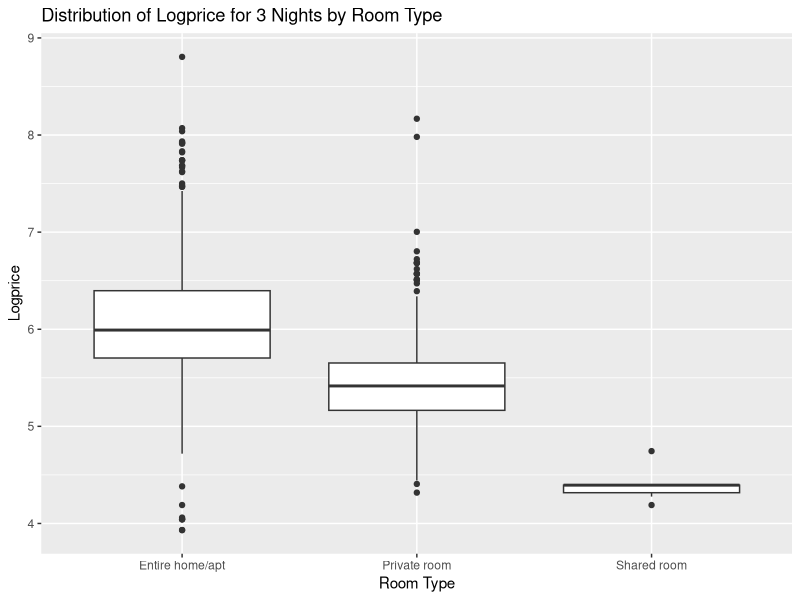
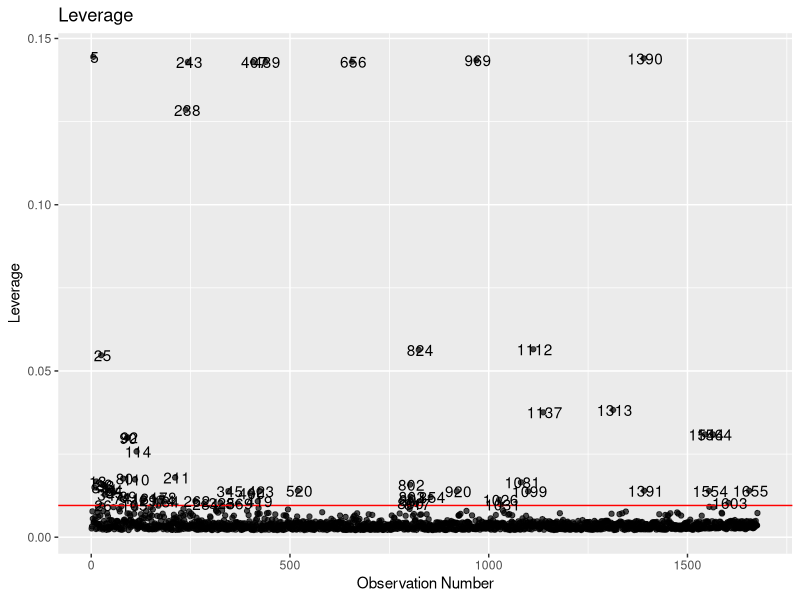
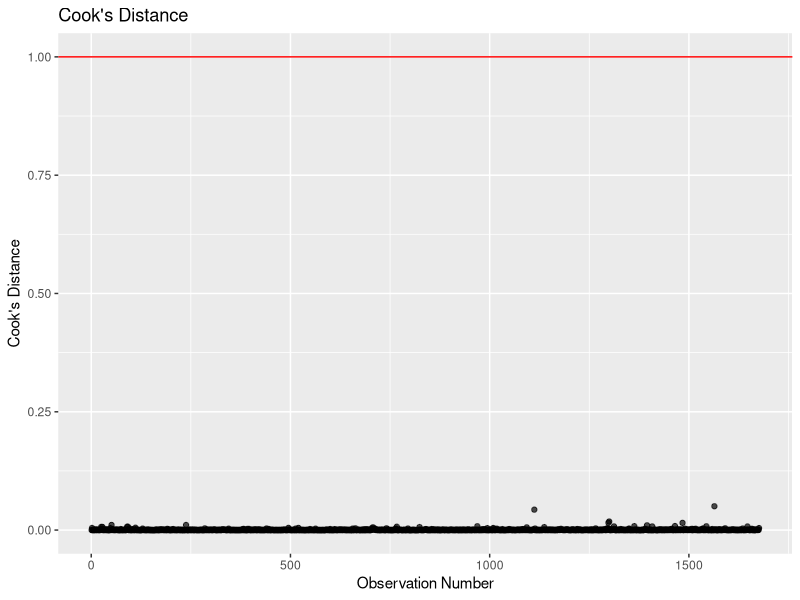
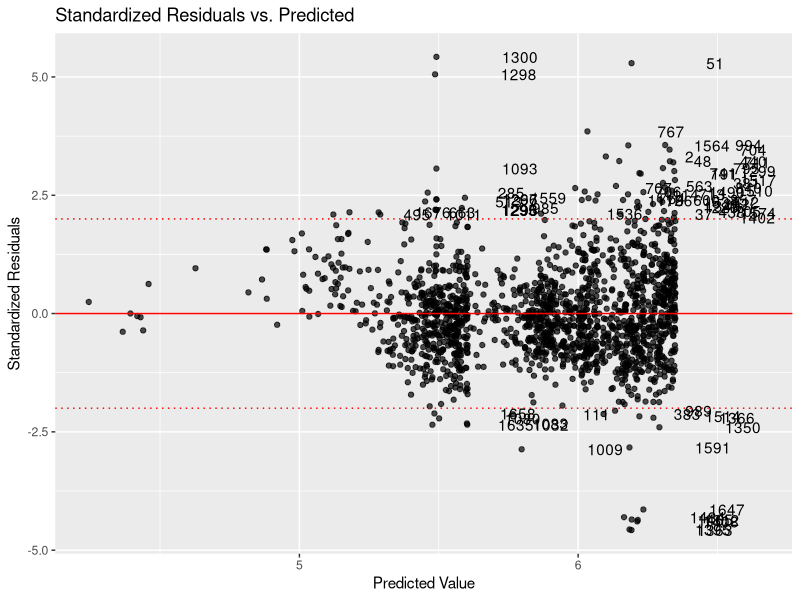
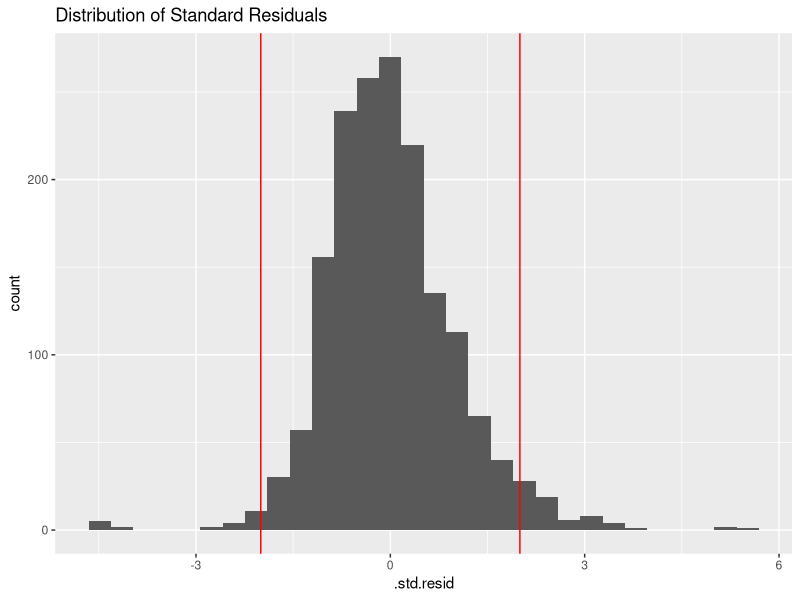

Reproduce these figures in R, in order.
## ---- chunk 1
knitr::opts_chunk$set(echo = TRUE,
                      warning=FALSE,
                      message=FALSE)
## ---- chunk 2
library(tidyverse)
library(broom)
library(knitr) 
library(rms)
## ---- chunk 3
airbnb_mod <- read_csv("data/airbnb_mod.csv")
## ---- chunk 4
airbnb_mod <- airbnb_mod %>%
  filter(!is.na(price_3_nights), !is.na(prop_type_simp), !is.na(room_type), !is.na(number_of_reviews), !is.na(review_scores_rating)) %>%
  mutate(log_price_3 = log(price_3_nights))
## ---- chunk 5
logprice_model <- lm(log_price_3 ~ prop_type_simp + number_of_reviews + review_scores_rating, data = airbnb_mod)
kable(tidy(logprice_model, conf.int = TRUE, level = 0.95),digits=5)
## ---- chunk 6
logprice_model_full <- lm(log_price_3 ~ prop_type_simp + number_of_reviews + review_scores_rating + room_type, data = airbnb_mod)
kable(tidy(logprice_model_full, conf.int = TRUE, level = 0.95),digits=5)
## ---- chunk 7
ggplot(data = airbnb_mod, mapping = aes(x = room_type, y = log_price_3)) + geom_boxplot() + labs(title = "Distribution of Logprice for 3 Nights by Room Type", x = "Room Type", y = "Logprice")
## ---- chunk 8
reduced <- lm(log_price_3 ~ prop_type_simp + number_of_reviews + review_scores_rating, data = airbnb_mod)

full <- lm(log_price_3 ~ prop_type_simp + number_of_reviews + review_scores_rating + room_type, data = airbnb_mod)

kable(anova(reduced, full), format="markdown", digits = 3)
## ---- chunk 9
price_output <- augment(logprice_model_full) %>%
  mutate(obs_num = row_number())

price_output %>%
  slice(1:5)
## ---- chunk 10
leverage_threshold <- 2*(7+1)/nrow(airbnb_mod)

ggplot(data = price_output, aes(x = obs_num,y = .hat)) + 
  geom_point(alpha = 0.7) + 
  geom_hline(yintercept = leverage_threshold,color = "red")+
  labs(x = "Observation Number",y = "Leverage",title = "Leverage") +
  geom_text(aes(label=ifelse(.hat > leverage_threshold, as.character(obs_num), "")), nudge_x = 4)
## ---- chunk 11
price_output %>%
  filter(.hat > leverage_threshold) %>%
  nrow()
## ---- chunk 12
ggplot(data = price_output, aes(x = obs_num, y = .cooksd)) + 
  geom_point(alpha = 0.7) + 
  geom_hline(yintercept=1,color = "red")+
  labs(x= "Observation Number",y = "Cook's Distance",title = "Cook's Distance") +
  geom_text(aes(label = ifelse(.hat>1,as.character(obs_num),"")))
## ---- chunk 13
ggplot(data = price_output, aes(x = .fitted,y = .std.resid)) +
  geom_point(alpha = 0.7) + 
  geom_hline(yintercept = 0,color = "red") +
  geom_hline(yintercept = -2,color = "red",linetype = "dotted") +
  geom_hline(yintercept = 2,color = "red",linetype = "dotted") +
  labs(x ="Predicted Value",y ="Standardized Residuals",title = "Standardized Residuals vs. Predicted") +
  geom_text(aes(label = ifelse(abs(.std.resid) >2,as.character(obs_num),"")), nudge_x = 0.3)
## ---- chunk 14
price_output %>% 
  filter(abs(.std.resid) > 2) %>%
  nrow()
## ---- chunk 15
ggplot(data = price_output, mapping = aes(x = .std.resid)) + geom_histogram() + geom_vline(xintercept = -2,color = "red") + geom_vline(xintercept = 2, color = "red") + labs(title = "Distribution of Standard Residuals")
## ---- chunk 16
75/nrow(airbnb_mod)
## ---- chunk 17
tidy(vif(logprice_model_full))
